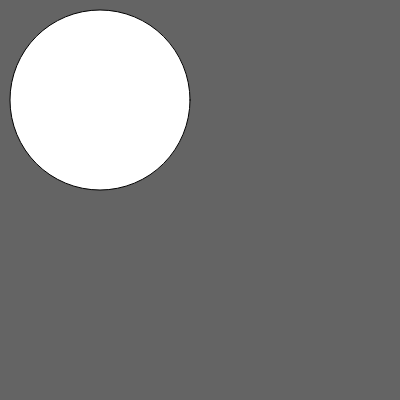
Frame 1 (no input)
Frame 60 (no input): identical to frame 1, image omitted
Frame 120 (the mouse pressed at the canvas centre since frame 60): identical to frame 1, image omitted

The p5.js sketch that drew this single still picture (run headless with seeded random() and noise() and a simulated clock; from frame 60 on, the mouse is pressed at the canvas centre):

// p5.js sketch
// ── sketch.js
function setup() {
  createCanvas(400, 400);
}

function draw() {
  background(100);
  circle(100,100,180,100);
}
